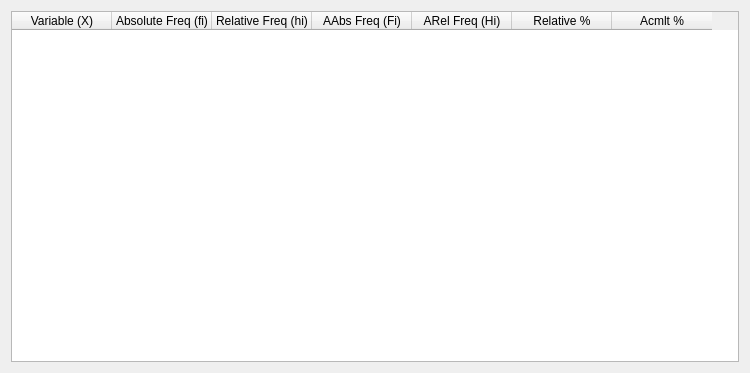
<?xml version="1.0" encoding="UTF-8"?>
<ui version="4.0">
 <class>SimpleFreqT</class>
 <widget class="QDialog" name="SimpleFreqT">
  <property name="geometry">
   <rect>
    <x>0</x>
    <y>0</y>
    <width>750</width>
    <height>373</height>
   </rect>
  </property>
  <property name="windowTitle">
   <string>Dialog</string>
  </property>
  <layout class="QGridLayout" name="gridLayout">
   <item row="0" column="0">
    <widget class="QTableWidget" name="table">
     <column>
      <property name="text">
       <string>Variable (X)</string>
      </property>
     </column>
     <column>
      <property name="text">
       <string>Absolute Freq (fi)</string>
      </property>
     </column>
     <column>
      <property name="text">
       <string>Relative Freq (hi)</string>
      </property>
     </column>
     <column>
      <property name="text">
       <string>AAbs Freq (Fi)</string>
      </property>
     </column>
     <column>
      <property name="text">
       <string>ARel Freq (Hi)</string>
      </property>
     </column>
     <column>
      <property name="text">
       <string>Relative %</string>
      </property>
     </column>
     <column>
      <property name="text">
       <string>Acmlt %</string>
      </property>
     </column>
    </widget>
   </item>
  </layout>
 </widget>
 <resources/>
 <connections/>
</ui>
